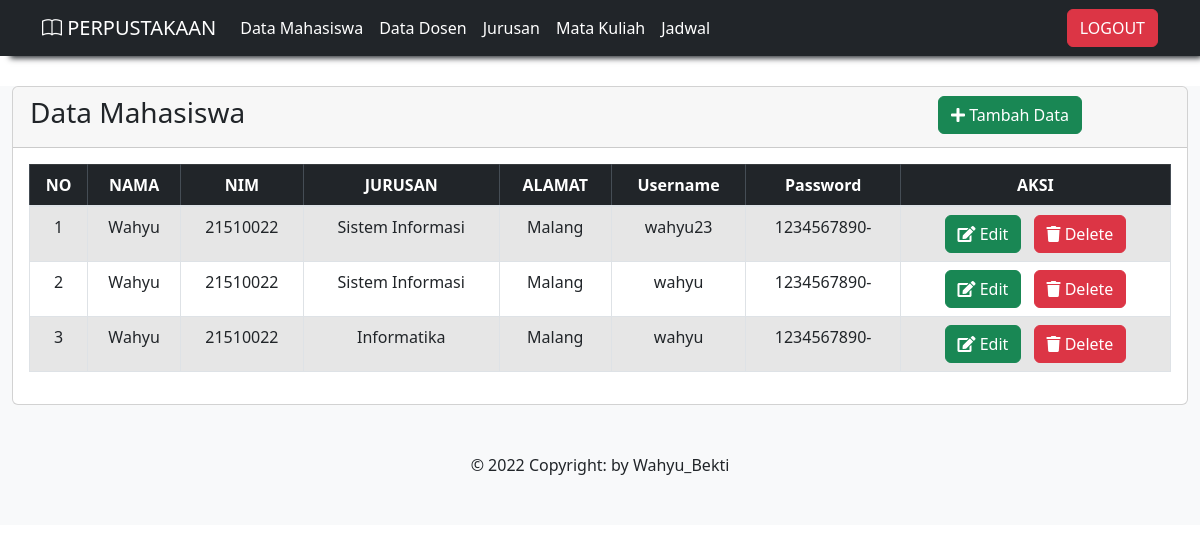
The page /admin/data_mahasiswa.php (signed in) on the database its author committed.
### tables this page shows
CREATE TABLE `mahasiswa` (
  `id_mahasiswa` int(5) NOT NULL,
  `nama` varchar(50) NOT NULL,
  `nim` int(10) NOT NULL,
  `id_jurusan` int(5) NOT NULL,
  `alamat` text NOT NULL,
  `username` varchar(50) NOT NULL,
  `password` varchar(20) NOT NULL
);

CREATE TABLE `jurusan` (
  `id_jurusan` int(10) NOT NULL,
  `nama_jurusan` varchar(50) NOT NULL
);

### admin/data_mahasiswa.php (the view, shortened to what this page needs)
<?php
include "../navbar.php";
include "../css.php";
?>
<!DOCTYPE html>
<html>
<head>
</head>
<body>
	<div class="card">
		<div class="card-header">
			<table>
				<tr>
					<th>
						<h3>Data Mahasiswa</h3>
					</th>
					<th class="right">
						<a href="tambah_mahasiswa.php" class="btn btn-success"><i class="fa fa-plus"></i> Tambah Data
						</a>
					</th>
				</tr>
			</table>
		</div>
		<div class="card-body">
			<table class="table  table-striped table-bordered table-hover ">
				<thead class="table-dark t ">
					<tr class="text-center">
						<th>NO</th>
						<th>NAMA</th>
						<th>NIM</th>
						<th>JURUSAN</th>
						<th>ALAMAT</th>
						<th>Username</th>
						<th>Password</th>
						<th>AKSI</th>
					</tr>
				</thead>
				<tbody>
					<?php
                    include "../koneksi.php";
                    $qry_mahasiswa = mysqli_query($koneksi, "select * from mahasiswa join jurusan on jurusan.id_jurusan= mahasiswa.id_jurusan");
                    $no = 0;
                    while ($data_mahasiswa = mysqli_fetch_array($qry_mahasiswa)) {
	                    $no++; ?>
					<tr class="text-center">
						<td>
							<?= $no ?>
						</td>
						<td>
							<?= $data_mahasiswa['nama'] ?>
						</td>
						<td>
							<?= $data_mahasiswa['nim'] ?>
						</td>
						<td>
							<?= $data_mahasiswa['nama_jurusan'] ?>
						</td>
						<td>
							<?= $data_mahasiswa['alamat'] ?>
						</td>
						<td>
							<?= $data_mahasiswa['username'] ?>
						</td>
						<td>
							<?= $data_mahasiswa['password'] ?>
						</td>
						<td><a href="edit.php?id_mahasiswa=<?= $data_mahasiswa['id_mahasiswa'] ?>"
								class="btn btn-success"><i class="fa fa-edit"></i> Edit</a>
							<a href="delete.php?id_mahasiswa=<?= $data_mahasiswa['id_mahasiswa'] ?>"
								oneclick="return confirm('Apakah Anda Yakin menghapus data ini ?')"
								class="btn btn-danger ml-2"><i class="fa fa-trash"></i> Delete</a>
						</td>
					</tr>
					<?php
                    }
                    ?>
				</tbody>
			</table>
		</div>
	</div>
</body>
<?php include "../footer.php"; ?>
</html>

### navbar.php (shortened to what this page needs)
<!DOCTYPE html>
<html>
<head>
  <link rel="stylesheet" href="https://cdn.jsdelivr.net/npm/bootstrap@4.6.1/dist/css/bootstrap.min.css"
>
  <link rel="stylesheet" href="https://cdn.jsdelivr.net/npm/bootstrap-icons@1.9.1/font/bootstrap-icons.css">
</head>
<body>
  <nav class=" navbar navbar-expand-lg navbar-dark bg-dark" style="box-shadow: 6px 6px 6px -4px;">
    <div class="container ">
      <a class="navbar-brand text-white" href="#"><i class="bi bi-book"></i></i> PERPUSTAKAAN</a>
      <div class="collapse navbar-collapse" id="navbarNav">
        <ul class="navbar-nav ">
          <li class="nav-item">
            <a class="nav-link active text-white" aria-current="page" href="data_mahasiswa.php" style="">Data
              Mahasiswa</a>
          </li>
          <li class="nav-item">
            <a class="nav-link text-white" href="data_dosen.php">Data Dosen</a>
          </li>
          <li class="nav-item">
            <a class="nav-link text-white" href="data_jurusan.php">Jurusan</a>
          </li>
          <li class="nav-item">
            <a class="nav-link active text-white" href="data_matkul.php">Mata Kuliah</a>
          </li>
          <li class="nav-item">
            <a class="nav-link text-white" href="data_jadwal.php">Jadwal</a>
          </li>
        </ul>
        <div class="col card-header text-right">
          <a href="../logout.php" type="button" class="btn btn-danger plus float-right">
            LOGOUT
          </a>
        </div>
      </div>
    </div>
  </nav>
  <div class="container-fluid bg-light " style="margin-top: 30px">
</body>
</html>

### css.php (shortened to what this page needs)
<!doctype html>
<html lang="en">
<head>
	<link href="https://cdn.jsdelivr.net/npm/bootstrap@5.2.2/dist/css/bootstrap.min.css" rel="stylesheet"
>
	<link rel="stylesheet" href="https://use.fontawesome.com/releases/v5.7.0/css/all.css"
>
<body>
</body>
</html>

### footer.php
<footer class=" text-center text-lg-start">
    <div class="text-center p-5 ">
        © 2022 Copyright: by Wahyu_Bekti
    </div>
</footer>

### admin/data_mahasiswa.php (style rules this page uses)
.right { position: absolute; right: 0px; width: 250px; }

### rows shown on the page
mahasiswa: nama "Wahyu", nim "21510022", id_jurusan.nama_jurusan "Sistem Informasi", alamat "Malang", username "wahyu23", password "1234567890-"
mahasiswa: nama "Wahyu", nim "21510022", id_jurusan.nama_jurusan "Sistem Informasi", alamat "Malang", username "wahyu", password "1234567890-"
mahasiswa: nama "Wahyu", nim "21510022", id_jurusan.nama_jurusan "Informatika", alamat "Malang", username "wahyu", password "1234567890-"
